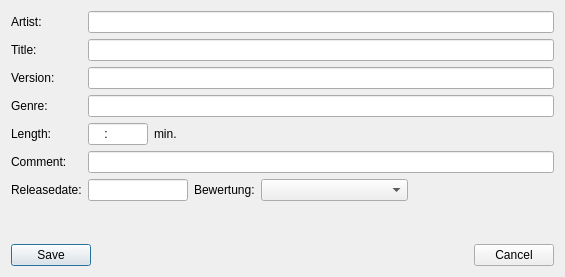
<?xml version="1.0" encoding="UTF-8"?>
<ui version="4.0">
 <class>SearchlistTrackDialogClass</class>
 <widget class="QDialog" name="SearchlistTrackDialogClass">
  <property name="geometry">
   <rect>
    <x>0</x>
    <y>0</y>
    <width>565</width>
    <height>277</height>
   </rect>
  </property>
  <property name="windowTitle">
   <string>Searchlist Edit</string>
  </property>
  <property name="windowIcon">
   <iconset resource="../resources.qrc">
    <normaloff>:/icons/resources/edit.png</normaloff>:/icons/resources/edit.png</iconset>
  </property>
  <layout class="QVBoxLayout" name="verticalLayout">
   <item>
    <layout class="QFormLayout" name="formLayout">
     <item row="0" column="0">
      <widget class="QLabel" name="label">
       <property name="text">
        <string>Artist:</string>
       </property>
      </widget>
     </item>
     <item row="1" column="0">
      <widget class="QLabel" name="label_2">
       <property name="text">
        <string>Title:</string>
       </property>
      </widget>
     </item>
     <item row="2" column="0">
      <widget class="QLabel" name="label_3">
       <property name="text">
        <string>Version:</string>
       </property>
      </widget>
     </item>
     <item row="0" column="1">
      <widget class="QLineEdit" name="artistEdit"/>
     </item>
     <item row="1" column="1">
      <widget class="QLineEdit" name="titleEdit"/>
     </item>
     <item row="2" column="1">
      <widget class="QLineEdit" name="versionEdit"/>
     </item>
     <item row="3" column="0">
      <widget class="QLabel" name="label_4">
       <property name="text">
        <string>Genre:</string>
       </property>
      </widget>
     </item>
     <item row="3" column="1">
      <widget class="QLineEdit" name="genreEdit"/>
     </item>
     <item row="4" column="0">
      <widget class="QLabel" name="label_5">
       <property name="text">
        <string>Length:</string>
       </property>
      </widget>
     </item>
     <item row="4" column="1">
      <layout class="QHBoxLayout" name="horizontalLayout_2">
       <item>
        <widget class="QLineEdit" name="lengthEdit">
         <property name="maximumSize">
          <size>
           <width>60</width>
           <height>16777215</height>
          </size>
         </property>
         <property name="inputMask">
          <string notr="true">0009:99; </string>
         </property>
         <property name="text">
          <string notr="true">:</string>
         </property>
        </widget>
       </item>
       <item>
        <widget class="QLabel" name="label_6">
         <property name="text">
          <string>min.</string>
         </property>
        </widget>
       </item>
       <item>
        <spacer name="horizontalSpacer_2">
         <property name="orientation">
          <enum>Qt::Horizontal</enum>
         </property>
         <property name="sizeHint" stdset="0">
          <size>
           <width>40</width>
           <height>20</height>
          </size>
         </property>
        </spacer>
       </item>
      </layout>
     </item>
     <item row="5" column="0">
      <widget class="QLabel" name="label_7">
       <property name="text">
        <string>Comment:</string>
       </property>
      </widget>
     </item>
     <item row="5" column="1">
      <widget class="QLineEdit" name="commentEdit"/>
     </item>
     <item row="6" column="0">
      <widget class="QLabel" name="label_8">
       <property name="text">
        <string>Releasedate:</string>
       </property>
      </widget>
     </item>
     <item row="6" column="1">
      <layout class="QHBoxLayout" name="horizontalLayout_3">
       <item>
        <widget class="QLineEdit" name="releaseDateEdit">
         <property name="sizePolicy">
          <sizepolicy hsizetype="Fixed" vsizetype="Fixed">
           <horstretch>0</horstretch>
           <verstretch>0</verstretch>
          </sizepolicy>
         </property>
         <property name="minimumSize">
          <size>
           <width>100</width>
           <height>0</height>
          </size>
         </property>
         <property name="maximumSize">
          <size>
           <width>100</width>
           <height>16777215</height>
          </size>
         </property>
        </widget>
       </item>
       <item>
        <widget class="QLabel" name="label_9">
         <property name="text">
          <string>Bewertung:</string>
         </property>
        </widget>
       </item>
       <item>
        <widget class="QComboBox" name="rating">
         <property name="sizePolicy">
          <sizepolicy hsizetype="Expanding" vsizetype="Maximum">
           <horstretch>0</horstretch>
           <verstretch>0</verstretch>
          </sizepolicy>
         </property>
         <property name="minimumSize">
          <size>
           <width>120</width>
           <height>0</height>
          </size>
         </property>
         <property name="iconSize">
          <size>
           <width>96</width>
           <height>16</height>
          </size>
         </property>
         <item>
          <property name="text">
           <string/>
          </property>
          <property name="icon">
           <iconset resource="../resources.qrc">
            <normaloff>:/bewertung/resources/sterne-unbewertet.png</normaloff>:/bewertung/resources/sterne-unbewertet.png</iconset>
          </property>
         </item>
         <item>
          <property name="text">
           <string/>
          </property>
          <property name="icon">
           <iconset resource="../resources.qrc">
            <normaloff>:/bewertung/resources/sterne1.png</normaloff>:/bewertung/resources/sterne1.png</iconset>
          </property>
         </item>
         <item>
          <property name="text">
           <string/>
          </property>
          <property name="icon">
           <iconset resource="../resources.qrc">
            <normaloff>:/bewertung/resources/sterne2.png</normaloff>:/bewertung/resources/sterne2.png</iconset>
          </property>
         </item>
         <item>
          <property name="text">
           <string/>
          </property>
          <property name="icon">
           <iconset resource="../resources.qrc">
            <normaloff>:/bewertung/resources/sterne3.png</normaloff>:/bewertung/resources/sterne3.png</iconset>
          </property>
         </item>
         <item>
          <property name="text">
           <string/>
          </property>
          <property name="icon">
           <iconset resource="../resources.qrc">
            <normaloff>:/bewertung/resources/sterne4.png</normaloff>:/bewertung/resources/sterne4.png</iconset>
          </property>
         </item>
         <item>
          <property name="text">
           <string/>
          </property>
          <property name="icon">
           <iconset resource="../resources.qrc">
            <normaloff>:/bewertung/resources/sterne5.png</normaloff>:/bewertung/resources/sterne5.png</iconset>
          </property>
         </item>
         <item>
          <property name="text">
           <string/>
          </property>
          <property name="icon">
           <iconset resource="../resources.qrc">
            <normaloff>:/bewertung/resources/sterne6.png</normaloff>:/bewertung/resources/sterne6.png</iconset>
          </property>
         </item>
        </widget>
       </item>
       <item>
        <spacer name="horizontalSpacer_3">
         <property name="orientation">
          <enum>Qt::Horizontal</enum>
         </property>
         <property name="sizeHint" stdset="0">
          <size>
           <width>40</width>
           <height>20</height>
          </size>
         </property>
        </spacer>
       </item>
      </layout>
     </item>
    </layout>
   </item>
   <item>
    <spacer name="verticalSpacer">
     <property name="orientation">
      <enum>Qt::Vertical</enum>
     </property>
     <property name="sizeHint" stdset="0">
      <size>
       <width>20</width>
       <height>40</height>
      </size>
     </property>
    </spacer>
   </item>
   <item>
    <layout class="QHBoxLayout" name="horizontalLayout">
     <item>
      <widget class="QPushButton" name="saveButton">
       <property name="text">
        <string>Save</string>
       </property>
       <property name="icon">
        <iconset resource="../resources.qrc">
         <normaloff>:/icons/resources/filesave.png</normaloff>:/icons/resources/filesave.png</iconset>
       </property>
       <property name="iconSize">
        <size>
         <width>16</width>
         <height>16</height>
        </size>
       </property>
      </widget>
     </item>
     <item>
      <spacer name="horizontalSpacer">
       <property name="orientation">
        <enum>Qt::Horizontal</enum>
       </property>
       <property name="sizeHint" stdset="0">
        <size>
         <width>40</width>
         <height>20</height>
        </size>
       </property>
      </spacer>
     </item>
     <item>
      <widget class="QPushButton" name="cancelButton">
       <property name="text">
        <string>Cancel</string>
       </property>
       <property name="icon">
        <iconset resource="../resources.qrc">
         <normaloff>:/icons/resources/cancel.png</normaloff>:/icons/resources/cancel.png</iconset>
       </property>
       <property name="iconSize">
        <size>
         <width>16</width>
         <height>16</height>
        </size>
       </property>
      </widget>
     </item>
    </layout>
   </item>
  </layout>
 </widget>
 <tabstops>
  <tabstop>artistEdit</tabstop>
  <tabstop>titleEdit</tabstop>
  <tabstop>versionEdit</tabstop>
  <tabstop>genreEdit</tabstop>
  <tabstop>lengthEdit</tabstop>
  <tabstop>commentEdit</tabstop>
  <tabstop>saveButton</tabstop>
  <tabstop>cancelButton</tabstop>
 </tabstops>
 <resources>
  <include location="../resources.qrc"/>
 </resources>
 <connections/>
</ui>
